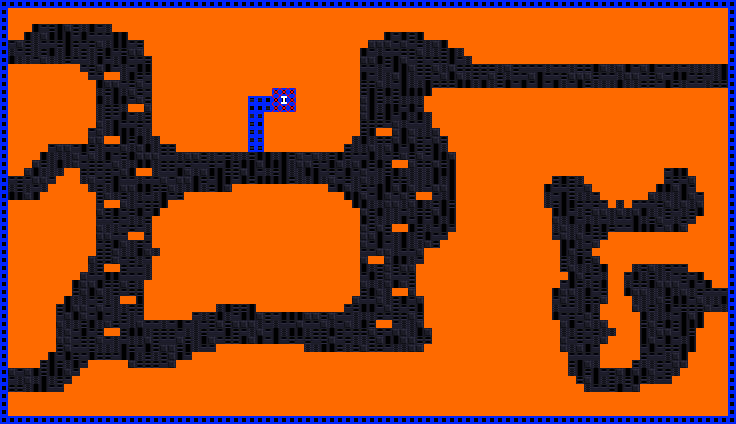

This is a level from a 2D game, rendered from its Tiled map with the project's own tilesets. A one-line summary and the map file follow, with tile-layer data summarised:
An orthogonal 92x53 tile map with 8x8 px tiles, 9 tile layers (Background, GeometryBG, GeometryDestroyable, Geometry, ...), 2 hidden layers not drawn, 2 tilesets and 142 objects.

<map version="1.0.0" orientation="orthogonal" renderorder="left-down" width="92" height="53" tilewidth="8" tileheight="8" nextobjectid="1">
 <tileset firstgid="1" source="exported_tilesets/Prototype Orange.tsx" />
 <tileset firstgid="86" name="Zeta" tilewidth="8" tileheight="8" spacing="1" margin="1" tilecount="176" columns="4">
  <image source="../Sprites/geometry/zeta_complex/zeta_complex.png" width="37" height="397" />
  <terraintypes>
   <terrain name="Purple" tile="-1" />
  </terraintypes>
  <tile id="0">
   <objectgroup draworder="index">
    <object id="1" x="0" y="0" width="8" height="8" />
   </objectgroup>
  </tile>
  <tile id="1">
   <objectgroup draworder="index">
    <object id="1" x="0" y="0" width="8" height="8" />
   </objectgroup>
  </tile>
  <tile id="2" terrain="0,,0,">
   <objectgroup draworder="index">
    <object id="2" x="0" y="0" width="8" height="8" />
   </objectgroup>
  </tile>
  <tile id="3">
   <objectgroup draworder="index">
    <object id="1" x="0" y="0" width="8" height="8" />
   </objectgroup>
  </tile>
  <tile id="4">
   <objectgroup draworder="index">
    <object id="1" x="0" y="0" width="8" height="8" />
   </objectgroup>
  </tile>
  <tile id="5" terrain="0,0,0,0">
   <objectgroup draworder="index">
    <object id="1" x="0" y="0" width="8" height="8" />
   </objectgroup>
  </tile>
  <tile id="6" terrain="0,0,0,0">
   <objectgroup draworder="index">
    <object id="1" x="0" y="0" width="8" height="8" />
   </objectgroup>
  </tile>
  <tile id="7" terrain="0,0,,">
   <objectgroup draworder="index">
    <object id="1" x="0" y="0" width="8" height="8" />
   </objectgroup>
  </tile>
  <tile id="8" terrain="0,,,">
   <objectgroup draworder="index">
    <object id="2" x="0" y="0">
     <polygon points="0,0 0,8 8,0" />
    </object>
   </objectgroup>
  </tile>
  <tile id="9" terrain=",,0,">
   <objectgroup draworder="index">
    <object id="2" x="0" y="0">
     <polygon points="0,0 0,8 8,8" />
    </object>
   </objectgroup>
  </tile>
  <tile id="10" terrain=",,0,0">
   <objectgroup draworder="index">
    <object id="1" x="0" y="0" width="8" height="8" />
   </objectgroup>
  </tile>
  <tile id="11" terrain=",,,0">
   <objectgroup draworder="index">
    <object id="3" x="0" y="8">
     <polygon points="0,0 8,-8 8,0 0,0" />
    </object>
   </objectgroup>
  </tile>
  <tile id="12">
   <objectgroup draworder="index">
    <object id="1" x="0" y="0" width="8" height="8" />
   </objectgroup>
  </tile>
  <tile id="13" terrain=",0,,0">
   <objectgroup draworder="index">
    <object id="1" x="0" y="0" width="8" height="8" />
   </objectgroup>
  </tile>
  <tile id="14" terrain=",0,,">
   <objectgroup draworder="index">
    <object id="2" x="0" y="0">
     <polygon points="0,0 8,8 8,0" />
    </object>
   </objectgroup>
  </tile>
  <tile id="15">
   <objectgroup draworder="index">
    <object id="1" x="5" y="0" width="3" height="8" />
   </objectgroup>
  </tile>
  <tile id="16">
   <objectgroup draworder="index">
    <object id="2" x="0" y="0" width="3" height="8" />
   </objectgroup>
  </tile>
  <tile id="17">
   <objectgroup draworder="index">
    <object id="1" x="0" y="0" width="8" height="8" />
   </objectgroup>
  </tile>
  <tile id="18">
   <objectgroup draworder="index">
    <object id="1" x="0" y="0" width="8" height="8" />
   </objectgroup>
  </tile>
  <tile id="19">
   <objectgroup draworder="index">
    <object id="1" x="0" y="0" width="8" height="8" />
   </objectgroup>
  </tile>
  <tile id="20">
   <objectgroup draworder="index">
    <object id="1" x="0" y="0" width="8" height="8" />
   </objectgroup>
  </tile>
  <tile id="21">
   <objectgroup draworder="index">
    <object id="1" x="0" y="0" width="8" height="8" />
   </objectgroup>
  </tile>
  <tile id="22">
   <objectgroup draworder="index">
    <object id="1" x="0" y="0" width="8" height="8" />
   </objectgroup>
  </tile>
  <tile id="23">
   <objectgroup draworder="index">
    <object id="1" x="0" y="0" width="8" height="8" />
   </objectgroup>
  </tile>
  <tile id="24">
   <objectgroup draworder="index">
    <object id="1" x="0" y="0" width="8" height="8" />
   </objectgroup>
  </tile>
  <tile id="25">
   <objectgroup draworder="index">
    <object id="1" x="0" y="0" width="8" height="8" />
   </objectgroup>
  </tile>
  <tile id="26">
   <objectgroup draworder="index">
    <object id="1" x="0" y="0" width="8" height="8" />
   </objectgroup>
  </tile>
  <tile id="27">
   <objectgroup draworder="index">
    <object id="1" x="0" y="0" width="8" height="8" />
   </objectgroup>
  </tile>
  <tile id="28">
   <objectgroup draworder="index">
    <object id="1" x="0" y="0" width="8" height="8" />
   </objectgroup>
  </tile>
  <tile id="29">
   <objectgroup draworder="index">
    <object id="1" x="0" y="0" width="8" height="8" />
   </objectgroup>
  </tile>
  <tile id="30">
   <objectgroup draworder="index">
    <object id="1" x="0" y="0" width="8" height="8" />
   </objectgroup>
  </tile>
  <tile id="31">
   <objectgroup draworder="index">
    <object id="1" x="0" y="0" width="8" height="8" />
   </objectgroup>
  </tile>
  <tile id="32">
   <objectgroup draworder="index">
    <object id="1" x="0" y="0" width="8" height="8" />
   </objectgroup>
  </tile>
  <tile id="33">
   <objectgroup draworder="index">
    <object id="1" x="0" y="0" width="8" height="8" />
   </objectgroup>
  </tile>
  <tile id="34">
   <objectgroup draworder="index">
    <object id="1" x="0" y="0" width="8" height="8" />
   </objectgroup>
  </tile>
  <tile id="35">
   <objectgroup draworder="index">
    <object id="1" x="0" y="0" width="8" height="8" />
   </objectgroup>
  </tile>
  <tile id="36">
   <objectgroup draworder="index">
    <!-- 1 objects omitted --></objectgroup>
  </tile>
  <tile id="37">
   <objectgroup draworder="index">
    <!-- 1 objects omitted --></objectgroup>
  </tile>
  <tile id="38">
   <objectgroup draworder="index">
    <!-- 1 objects omitted --></objectgroup>
  </tile>
  <tile id="39">
   <objectgroup draworder="index">
    <!-- 1 objects omitted --></objectgroup>
  </tile>
  <tile id="40">
   <objectgroup draworder="index">
    <!-- 1 objects omitted --></objectgroup>
  </tile>
  <tile id="41">
   <objectgroup draworder="index">
    <!-- 1 objects omitted --></objectgroup>
  </tile>
  <tile id="42">
   <objectgroup draworder="index">
    <!-- 1 objects omitted --></objectgroup>
  </tile>
  <tile id="43">
   <objectgroup draworder="index">
    <!-- 1 objects omitted --></objectgroup>
  </tile>
  <tile id="44">
   <objectgroup draworder="index">
    <!-- 1 objects omitted --></objectgroup>
  </tile>
  <tile id="45">
   <objectgroup draworder="index">
    <!-- 1 objects omitted --></objectgroup>
  </tile>
  <tile id="46">
   <objectgroup draworder="index">
    <!-- 1 objects omitted --></objectgroup>
  </tile>
  <tile id="47">
   <objectgroup draworder="index">
    <!-- 1 objects omitted --></objectgroup>
  </tile>
  <tile id="48">
   <objectgroup draworder="index">
    <!-- 1 objects omitted --></objectgroup>
  </tile>
  <tile id="49">
   <objectgroup draworder="index">
    <!-- 1 objects omitted --></objectgroup>
  </tile>
  <tile id="50">
   <objectgroup draworder="index">
    <!-- 1 objects omitted --></objectgroup>
  </tile>
  <tile id="51">
   <objectgroup draworder="index">
    <!-- 1 objects omitted --></objectgroup>
  </tile>
  <tile id="52">
   <objectgroup draworder="index">
    <!-- 4 objects omitted --></objectgroup>
  </tile>
  <tile id="53">
   <objectgroup draworder="index">
    <!-- 2 objects omitted --></objectgroup>
  </tile>
  <tile id="54">
   <objectgroup draworder="index">
    <!-- 1 objects omitted --></objectgroup>
  </tile>
  <tile id="55">
   <objectgroup draworder="index">
    <!-- 4 objects omitted --></objectgroup>
  </tile>
  <tile id="56">
   <objectgroup draworder="index">
    <!-- 1 objects omitted --></objectgroup>
  </tile>
  <tile id="57">
   <objectgroup draworder="index">
    <!-- 1 objects omitted --></objectgroup>
  </tile>
  <tile id="63">
   <objectgroup draworder="index">
    <!-- 1 objects omitted --></objectgroup>
  </tile>
  <tile id="64">
   <objectgroup draworder="index">
    <!-- 1 objects omitted --></objectgroup>
  </tile>
  <tile id="65">
   <objectgroup draworder="index">
    <!-- 1 objects omitted --></objectgroup>
  </tile>
  <tile id="66">
   <objectgroup draworder="index">
    <!-- 1 objects omitted --></objectgroup>
  </tile>
  <tile id="67">
   <objectgroup draworder="index">
    <!-- 1 objects omitted --></objectgroup>
  </tile>
  <tile id="68">
   <objectgroup draworder="index">
    <!-- 1 objects omitted --></objectgroup>
  </tile>
  <tile id="69">
   <objectgroup draworder="index">
    <!-- 1 objects omitted --></objectgroup>
  </tile>
  <tile id="70">
   <objectgroup draworder="index">
    <!-- 1 objects omitted --></objectgroup>
  </tile>
  <tile id="71">
   <objectgroup draworder="index">
    <!-- 1 objects omitted --></objectgroup>
  </tile>
  <tile id="72">
   <objectgroup draworder="index">
    <!-- 1 objects omitted --></objectgroup>
  </tile>
  <tile id="73">
   <objectgroup draworder="index">
    <!-- 1 objects omitted --></objectgroup>
  </tile>
  <tile id="74">
   <objectgroup draworder="index">
    <!-- 1 objects omitted --></objectgroup>
  </tile>
  <tile id="75">
   <objectgroup draworder="index">
    <!-- 1 objects omitted --></objectgroup>
  </tile>
  <tile id="76">
   <objectgroup draworder="index">
    <!-- 1 objects omitted --></objectgroup>
  </tile>
  <tile id="77">
   <objectgroup draworder="index">
    <!-- 1 objects omitted --></objectgroup>
  </tile>
  <tile id="78">
   <objectgroup draworder="index">
    <!-- 1 objects omitted --></objectgroup>
  </tile>
  <tile id="79">
   <objectgroup draworder="index">
    <!-- 1 objects omitted --></objectgroup>
  </tile>
  <tile id="80">
   <objectgroup draworder="index">
    <!-- 1 objects omitted --></objectgroup>
  </tile>
  <tile id="81">
   <objectgroup draworder="index">
    <!-- 1 objects omitted --></objectgroup>
  </tile>
  <tile id="82">
   <objectgroup draworder="index">
    <!-- 1 objects omitted --></objectgroup>
  </tile>
  <tile id="83">
   <objectgroup draworder="index" />
  </tile>
  <tile id="94">
   <objectgroup draworder="index">
    <!-- 1 objects omitted --></objectgroup>
  </tile>
  <tile id="104">
   <objectgroup draworder="index">
    <!-- 1 objects omitted --></objectgroup>
  </tile>
  <tile id="105">
   <objectgroup draworder="index">
    <!-- 1 objects omitted --></objectgroup>
  </tile>
  <tile id="106">
   <objectgroup draworder="index">
    <!-- 1 objects omitted --></objectgroup>
  </tile>
  <tile id="107">
   <objectgroup draworder="index">
    <!-- 1 objects omitted --></objectgroup>
  </tile>
  <tile id="108">
   <objectgroup draworder="index">
    <!-- 1 objects omitted --></objectgroup>
  </tile>
  <tile id="109">
   <objectgroup draworder="index">
    <!-- 1 objects omitted --></objectgroup>
  </tile>
  <tile id="110">
   <objectgroup draworder="index">
    <!-- 1 objects omitted --></objectgroup>
  </tile>
  <tile id="111">
   <objectgroup draworder="index">
    <!-- 1 objects omitted --></objectgroup>
  </tile>
  <tile id="112">
   <objectgroup draworder="index">
    <!-- 1 objects omitted --></objectgroup>
  </tile>
  <tile id="113">
   <objectgroup draworder="index">
    <!-- 1 objects omitted --></objectgroup>
  </tile>
  <tile id="114">
   <objectgroup draworder="index">
    <!-- 1 objects omitted --></objectgroup>
  </tile>
  <tile id="115">
   <objectgroup draworder="index">
    <!-- 1 objects omitted --></objectgroup>
  </tile>
  <tile id="116">
   <objectgroup draworder="index">
    <!-- 1 objects omitted --></objectgroup>
  </tile>
  <tile id="117">
   <objectgroup draworder="index">
    <!-- 1 objects omitted --></objectgroup>
  </tile>
  <tile id="118">
   <objectgroup draworder="index">
    <!-- 1 objects omitted --></objectgroup>
  </tile>
  <tile id="119">
   <objectgroup draworder="index">
    <!-- 1 objects omitted --></objectgroup>
  </tile>
  <tile id="120">
   <objectgroup draworder="index">
    <!-- 1 objects omitted --></objectgroup>
  </tile>
  <tile id="121">
   <objectgroup draworder="index">
    <!-- 1 objects omitted --></objectgroup>
  </tile>
  <tile id="122">
   <objectgroup draworder="index">
    <!-- 1 objects omitted --></objectgroup>
  </tile>
  <tile id="123">
   <objectgroup draworder="index">
    <!-- 1 objects omitted --></objectgroup>
  </tile>
  <tile id="124">
   <objectgroup draworder="index">
    <!-- 1 objects omitted --></objectgroup>
  </tile>
  <tile id="125">
   <objectgroup draworder="index">
    <!-- 1 objects omitted --></objectgroup>
  </tile>
  <tile id="126">
   <objectgroup draworder="index">
    <!-- 1 objects omitted --></objectgroup>
  </tile>
  <tile id="127">
   <objectgroup draworder="index">
    <!-- 1 objects omitted --></objectgroup>
  </tile>
  <tile id="128">
   <objectgroup draworder="index">
    <!-- 1 objects omitted --></objectgroup>
  </tile>
  <tile id="129">
   <objectgroup draworder="index">
    <!-- 1 objects omitted --></objectgroup>
  </tile>
  <tile id="130">
   <objectgroup draworder="index">
    <!-- 1 objects omitted --></objectgroup>
  </tile>
  <tile id="131">
   <objectgroup draworder="index">
    <!-- 1 objects omitted --></objectgroup>
  </tile>
  <tile id="143">
   <objectgroup draworder="index">
    <!-- 1 objects omitted --></objectgroup>
  </tile>
  <tile id="144">
   <objectgroup draworder="index">
    <!-- 1 objects omitted --></objectgroup>
  </tile>
  <tile id="147">
   <objectgroup draworder="index">
    <!-- 1 objects omitted --></objectgroup>
  </tile>
  <tile id="148">
   <objectgroup draworder="index">
    <!-- 1 objects omitted --></objectgroup>
  </tile>
  <tile id="149">
   <objectgroup draworder="index">
    <!-- 1 objects omitted --></objectgroup>
  </tile>
  <tile id="150">
   <objectgroup draworder="index">
    <!-- 1 objects omitted --></objectgroup>
  </tile>
  <tile id="151">
   <objectgroup draworder="index">
    <!-- 1 objects omitted --></objectgroup>
  </tile>
  <tile id="152">
   <objectgroup draworder="index">
    <!-- 1 objects omitted --></objectgroup>
  </tile>
  <tile id="153">
   <objectgroup draworder="index">
    <!-- 1 objects omitted --></objectgroup>
  </tile>
  <tile id="154">
   <objectgroup draworder="index">
    <!-- 1 objects omitted --></objectgroup>
  </tile>
  <tile id="155">
   <objectgroup draworder="index">
    <!-- 1 objects omitted --></objectgroup>
  </tile>
  <tile id="156">
   <objectgroup draworder="index">
    <!-- 1 objects omitted --></objectgroup>
  </tile>
  <tile id="157">
   <objectgroup draworder="index">
    <!-- 1 objects omitted --></objectgroup>
  </tile>
  <tile id="158">
   <objectgroup draworder="index">
    <!-- 1 objects omitted --></objectgroup>
  </tile>
  <tile id="159">
   <objectgroup draworder="index">
    <!-- 1 objects omitted --></objectgroup>
  </tile>
  <tile id="160">
   <objectgroup draworder="index">
    <!-- 1 objects omitted --></objectgroup>
  </tile>
  <tile id="161">
   <objectgroup draworder="index">
    <!-- 1 objects omitted --></objectgroup>
  </tile>
  <tile id="162">
   <objectgroup draworder="index">
    <!-- 1 objects omitted --></objectgroup>
  </tile>
  <tile id="163">
   <objectgroup draworder="index">
    <!-- 1 objects omitted --></objectgroup>
  </tile>
  <tile id="164">
   <objectgroup draworder="index">
    <!-- 1 objects omitted --></objectgroup>
  </tile>
  <tile id="165">
   <objectgroup draworder="index">
    <!-- 1 objects omitted --></objectgroup>
  </tile>
  <tile id="166">
   <objectgroup draworder="index">
    <!-- 1 objects omitted --></objectgroup>
  </tile>
  <tile id="167">
   <objectgroup draworder="index">
    <!-- 1 objects omitted --></objectgroup>
  </tile>
  <tile id="168">
   <objectgroup draworder="index">
    <!-- 1 objects omitted --></objectgroup>
  </tile>
  <tile id="169">
   <objectgroup draworder="index">
    <!-- 1 objects omitted --></objectgroup>
  </tile>
  <tile id="170">
   <objectgroup draworder="index">
    <!-- 1 objects omitted --></objectgroup>
  </tile>
  <tile id="171">
   <objectgroup draworder="index">
    <!-- 1 objects omitted --></objectgroup>
  </tile>
  <tile id="172">
   <objectgroup draworder="index">
    <!-- 1 objects omitted --></objectgroup>
  </tile>
 </tileset>
 <layer name="Background" width="92" height="53">
  <properties>
   <property name="unity:ignore" value="collision" />
   <property name="unity:sortingLayerName" value="Background" />
  </properties>
  <data>[4876 cells, 4590 non-empty, 5 distinct tile ids]</data>
 </layer>
 <layer name="ParalaxBG" width="92" height="53" visible="0">
  <properties>
   <property name="unity:ignore" value="collision" />
   <property name="unity:sortingLayerName" value="ParalaxBG" />
   <property name="unity:tag" value="TiledParalax" />
  </properties>
  <data>[4876 cells, 0 non-empty, 0 distinct tile ids]</data>
 </layer>
 <layer name="ParalaxFG" width="92" height="53" visible="0">
  <properties>
   <property name="unity:ignore" value="collision" />
   <property name="unity:sortingLayerName" value="ParalaxFG" />
   <property name="unity:tag" value="TiledParalax" />
  </properties>
  <data>[4876 cells, 0 non-empty, 0 distinct tile ids]</data>
 </layer>
 <layer name="GeometryBG" width="92" height="53">
  <properties>
   <property name="unity:ignore" value="collision" />
   <property name="unity:sortingLayerName" value="GeometryBG" />
   <property name="unity:sortingOrder" value="-10" />
  </properties>
  <data>[4876 cells, 286 non-empty, 1 distinct tile ids]</data>
 </layer>
 <layer name="GeometryDestroyable" width="92" height="53">
  <properties>
   <property name="unity:layer" value="Geometry" />
   <property name="unity:sortingLayerName" value="Geometry" />
  </properties>
  <data>[4876 cells, 25 non-empty, 1 distinct tile ids]</data>
 </layer>
 <layer name="Geometry" width="92" height="53">
  <properties>
   <property name="unity:layer" value="Geometry" />
   <property name="unity:sortingLayerName" value="Geometry" />
  </properties>
  <data>[4876 cells, 3018 non-empty, 1 distinct tile ids]</data>
 </layer>
 <layer name="GeometryTest" width="92" height="53">
  <properties>
   <property name="unity:layer" value="Geometry" />
   <property name="unity:sortingLayerName" value="Geometry" />
   <property name="unity:sortingOrder" type="int" value="10" />
  </properties>
  <data>[4876 cells, 0 non-empty, 0 distinct tile ids]</data>
 </layer>
 <layer name="Items - HIDE ME" width="92" height="53">
  <properties>
   <property name="unity:layer" value="Geometry" />
   <property name="unity:sortingLayerName" value="Items" />
   <property name="unity:sortingOrder" type="int" value="-5" />
  </properties>
  <data>[4876 cells, 9 non-empty, 2 distinct tile ids]</data>
 </layer>
 <layer name="Foreground" width="92" height="53">
  <properties>
   <property name="unity:ignore" value="collision" />
   <property name="unity:sortingLayerName" value="Foreground" />
  </properties>
  <data>[4876 cells, 0 non-empty, 0 distinct tile ids]</data>
 </layer>
 <layer name="Foreground2" width="92" height="53">
  <properties>
   <property name="unity:ignore" value="collision" />
   <property name="unity:sortingLayerName" value="Foreground" />
   <property name="unity:sortingOrder" type="int" value="10" />
  </properties>
  <data>[4876 cells, 0 non-empty, 0 distinct tile ids]</data>
 </layer>
 <layer name="Foreground3" width="92" height="53">
  <properties>
   <property name="unity:ignore" value="collision" />
   <property name="unity:sortingLayerName" value="Foreground" />
   <property name="unity:sortingOrder" type="int" value="20" />
  </properties>
  <data>[4876 cells, 0 non-empty, 0 distinct tile ids]</data>
 </layer>
</map>
<!-- 106 of 142 objects omitted -->
